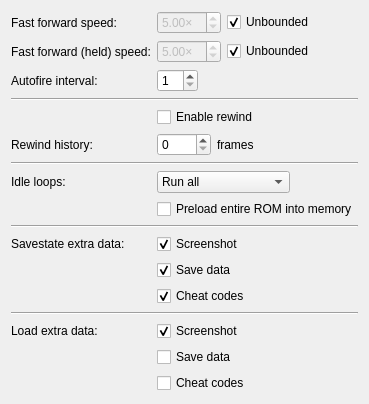
     <widget class="QWidget" name="emulation">
      <layout class="QFormLayout" name="formLayout_2">
       <property name="fieldGrowthPolicy">
        <enum>QFormLayout::FieldsStayAtSizeHint</enum>
       </property>
       <item row="0" column="0">
        <widget class="QLabel" name="label_18">
         <property name="text">
          <string>Fast forward speed:</string>
         </property>
        </widget>
       </item>
       <item row="0" column="1">
        <layout class="QHBoxLayout" name="horizontalLayout_5">
         <item>
          <widget class="QDoubleSpinBox" name="fastForwardRatio">
           <property name="enabled">
            <bool>false</bool>
           </property>
           <property name="suffix">
            <string>×</string>
           </property>
           <property name="minimum">
            <double>0.010000000000000</double>
           </property>
           <property name="maximum">
            <double>20.000000000000000</double>
           </property>
           <property name="singleStep">
            <double>0.500000000000000</double>
           </property>
           <property name="value">
            <double>5.000000000000000</double>
           </property>
          </widget>
         </item>
         <item>
          <widget class="QCheckBox" name="fastForwardUnbounded">
           <property name="text">
            <string>Unbounded</string>
           </property>
           <property name="checked">
            <bool>true</bool>
           </property>
          </widget>
         </item>
        </layout>
       </item>

       <item row="1" column="0">
        <widget class="QLabel" name="label_181">
         <property name="text">
          <string>Fast forward (held) speed:</string>
         </property>
        </widget>
       </item>
       <item row="1" column="1">
        <layout class="QHBoxLayout" name="horizontalLayout_51">
         <item>
          <widget class="QDoubleSpinBox" name="fastForwardHeldRatio">
           <property name="enabled">
            <bool>false</bool>
           </property>
           <property name="suffix">
            <string>×</string>
           </property>
           <property name="minimum">
            <double>0.010000000000000</double>
           </property>
           <property name="maximum">
            <double>20.000000000000000</double>
           </property>
           <property name="singleStep">
            <double>0.500000000000000</double>
           </property>
           <property name="value">
            <double>5.000000000000000</double>
           </property>
          </widget>
         </item>
         <item>
          <widget class="QCheckBox" name="fastForwardHeldUnbounded">
           <property name="text">
            <string>Unbounded</string>
           </property>
           <property name="checked">
            <bool>true</bool>
           </property>
          </widget>
         </item>
        </layout>
       </item>

       <item row="2" column="0">
        <widget class="QLabel" name="label_31">
         <property name="text">
          <string>Autofire interval:</string>
         </property>
        </widget>
       </item>
       <item row="2" column="1">
        <widget class="QSpinBox" name="autofireThreshold">
         <property name="minimum">
          <number>1</number>
         </property>
         <property name="maximum">
          <number>60</number>
         </property>
        </widget>
       </item>
       <item row="3" column="0" colspan="2">
        <widget class="Line" name="line">
         <property name="orientation">
          <enum>Qt::Horizontal</enum>
         </property>
        </widget>
       </item>
       <item row="4" column="1">
        <widget class="QCheckBox" name="rewind">
         <property name="text">
          <string>Enable rewind</string>
         </property>
        </widget>
       </item>
       <item row="5" column="0">
        <widget class="QLabel" name="label_8">
         <property name="text">
          <string>Rewind history:</string>
         </property>
        </widget>
       </item>
       <item row="5" column="1">
        <layout class="QHBoxLayout" name="horizontalLayout_13">
         <item>
          <widget class="QSpinBox" name="rewindCapacity">
           <property name="maximum">
            <number>3600</number>
           </property>
          </widget>
         </item>
         <item>
          <widget class="QLabel" name="label_7">
           <property name="text">
            <string>frames</string>
           </property>
          </widget>
         </item>
        </layout>
       </item>
       <item row="6" column="0" colspan="2">
        <widget class="Line" name="line_3">
         <property name="orientation">
          <enum>Qt::Horizontal</enum>
         </property>
        </widget>
       </item>
       <item row="7" column="0">
        <widget class="QLabel" name="label_15">
         <property name="text">
          <string>Idle loops:</string>
         </property>
        </widget>
       </item>
       <item row="7" column="1">
        <widget class="QComboBox" name="idleOptimization">
         <item>
          <property name="text">
           <string>Run all</string>
          </property>
         </item>
         <item>
          <property name="text">
           <string>Remove known</string>
          </property>
         </item>
         <item>
          <property name="text">
           <string>Detect and remove</string>
          </property>
         </item>
        </widget>
       </item>
       <item row="8" column="1">
        <widget class="QCheckBox" name="preload">
         <property name="text">
          <string>Preload entire ROM into memory</string>
         </property>
        </widget>
       </item>
       <item row="9" column="0" colspan="2">
        <widget class="Line" name="line_2">
         <property name="orientation">
          <enum>Qt::Horizontal</enum>
         </property>
        </widget>
       </item>
       <item row="10" column="0">
        <widget class="QLabel" name="label_24">
         <property name="text">
          <string>Savestate extra data:</string>
         </property>
        </widget>
       </item>
       <item row="10" column="1">
        <widget class="QCheckBox" name="saveStateScreenshot">
         <property name="text">
          <string>Screenshot</string>
         </property>
         <property name="checked">
          <bool>true</bool>
         </property>
        </widget>
       </item>
       <item row="11" column="1">
        <widget class="QCheckBox" name="saveStateSave">
         <property name="text">
          <string>Save data</string>
         </property>
         <property name="checked">
          <bool>true</bool>
         </property>
        </widget>
       </item>
       <item row="12" column="1">
        <widget class="QCheckBox" name="saveStateCheats">
         <property name="text">
          <string>Cheat codes</string>
         </property>
         <property name="checked">
          <bool>true</bool>
         </property>
        </widget>
       </item>
       <item row="13" column="0" colspan="2">
        <widget class="Line" name="line_9">
         <property name="orientation">
          <enum>Qt::Horizontal</enum>
         </property>
        </widget>
       </item>
       <item row="14" column="0">
        <widget class="QLabel" name="label_25">
         <property name="text">
          <string>Load extra data:</string>
         </property>
        </widget>
       </item>
       <item row="14" column="1">
        <widget class="QCheckBox" name="loadStateScreenshot">
         <property name="text">
          <string>Screenshot</string>
         </property>
         <property name="checked">
          <bool>true</bool>
         </property>
        </widget>
       </item>
       <item row="15" column="1">
        <widget class="QCheckBox" name="loadStateSave">
         <property name="text">
          <string>Save data</string>
         </property>
        </widget>
       </item>
       <item row="16" column="1">
        <widget class="QCheckBox" name="loadStateCheats">
         <property name="text">
          <string>Cheat codes</string>
         </property>
        </widget>
       </item>
      </layout>
     </widget>
